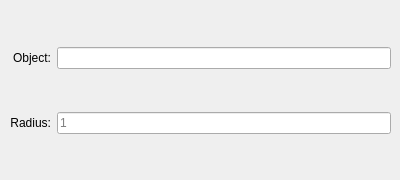
   <widget class="QWidget" name="Flash">
    <widget class="QWidget" name="gridLayoutWidget_21">
     <property name="geometry">
      <rect>
       <x>10</x>
       <y>10</y>
       <width>381</width>
       <height>161</height>
      </rect>
     </property>
     <layout class="QGridLayout" name="gridFlash">
      <item row="1" column="1">
       <widget class="QLineEdit" name="Flash_flash_radius">
        <property name="alignment">
         <set>Qt::AlignLeading|Qt::AlignLeft|Qt::AlignVCenter</set>
        </property>
        <property name="placeholderText">
         <string>1</string>
        </property>
       </widget>
      </item>
      <item row="0" column="1">
       <widget class="QLineEdit" name="Flash_point">
        <property name="alignment">
         <set>Qt::AlignLeading|Qt::AlignLeft|Qt::AlignVCenter</set>
        </property>
        <property name="placeholderText">
         <string/>
        </property>
       </widget>
      </item>
      <item row="0" column="0">
       <widget class="QLabel" name="label_9">
        <property name="text">
         <string>Object:</string>
        </property>
        <property name="alignment">
         <set>Qt::AlignRight|Qt::AlignTrailing|Qt::AlignVCenter</set>
        </property>
       </widget>
      </item>
      <item row="1" column="0">
       <widget class="QLabel" name="label_10">
        <property name="text">
         <string>Radius:</string>
        </property>
        <property name="alignment">
         <set>Qt::AlignRight|Qt::AlignTrailing|Qt::AlignVCenter</set>
        </property>
       </widget>
      </item>
     </layout>
    </widget>
   </widget>
